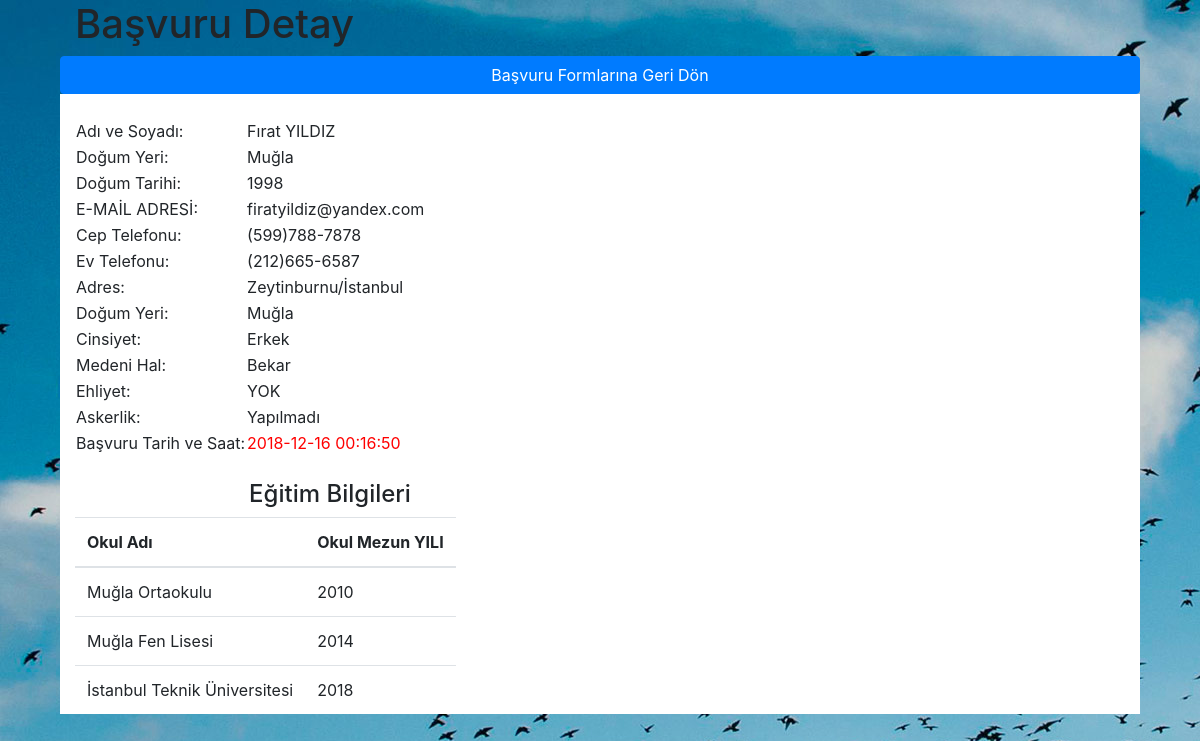
Page /admin/detay.php?id=127 on the committed database.
### tables this page shows
CREATE TABLE IF NOT EXISTS `basvuru` (
  `id` int(11) NOT NULL AUTO_INCREMENT,
  `adSoyad` varchar(50) DEFAULT NULL,
  `DogumYeri` varchar(50) DEFAULT NULL,
  `DogumTarihi` varchar(50) DEFAULT NULL,
  `mail` varchar(500) DEFAULT NULL,
  `CTelefon` varchar(50) DEFAULT NULL,
  `ETelefon` varchar(50) DEFAULT NULL,
  `Adres` varchar(500) DEFAULT NULL,
  `Cinsiyet` varchar(500) DEFAULT NULL,
  `MedeniHal` varchar(500) DEFAULT NULL,
  `Ehliyet` varchar(500) DEFAULT NULL,
  `Askerlik` varchar(500) DEFAULT NULL,
  `BasvuruTarihi` datetime DEFAULT CURRENT_TIMESTAMP,
  PRIMARY KEY (`id`)
);

CREATE TABLE IF NOT EXISTS `egitim` (
  `id` int(11) NOT NULL AUTO_INCREMENT,
  `okulAd` varchar(500) NOT NULL DEFAULT '0',
  `MezunYil` varchar(500) NOT NULL DEFAULT '0',
  PRIMARY KEY (`id`)
);

### admin/detay.php (the view, shortened to what this page needs)
<?php
require("../inc/fonk.php");
?>
<!DOCTYPE html>
<html lang="en">
<head>
    <link rel="stylesheet" href="css/bootstrap.min.css">
<body>
<form name="ogrenci" method="post" action="">
    <div class="container">
        <div class="col-md-12">
            <div class="col-md-6">
                <h1>Başvuru Detay</h1>
            </div>
        </div>
        <div class="col-md-12">
            <a style="text-align: center;" class="btn btn-primary btn-block" href="index.php">Başvuru Formlarına Geri
                Dön</a>
            <div class="tab-content">
                <div role="tabpanel" class="tab-pane active">
                    <br/>
                    <?php
                    if (isset($_GET["id"])) {
                        $id = $_GET["id"];
                        $sorgu = $baglanti->query("select * from basvuru where id=$id");
                        $sonuc = $sorgu->fetch_assoc();
                    } else
                        header("location:index.php");
                    ?>
                    <div class="col-md-6">
                        <table class="table-condensed">
                            <tr>
                                <td>Adı ve Soyadı:</td>
                                <td><?php echo $sonuc['adSoyad'] ?></td>
                            </tr>
                            <tr>
                                <td>Doğum Yeri:</td>
                                <td><?php echo $sonuc['DogumYeri'] ?></td>
                            </tr>
                            <tr>
                                <td>Doğum Tarihi:</td>
                                <td><?php echo $sonuc['DogumTarihi'] ?></td>
                            </tr>
                            <tr>
                                <td>E-MAİL ADRESİ:</td>
                                <td><?php echo $sonuc['mail'] ?></td>
                            </tr>
                            <tr>
                                <td>Cep Telefonu:</td>
                                <td><?php echo $sonuc['CTelefon'] ?></td>
                            </tr>
                            <tr>
                                <td>Ev Telefonu:</td>
                                <td><?php echo $sonuc['ETelefon'] ?></td>
                            </tr>
                            <tr>
                                <td>Adres:</td>
                                <td><?php echo $sonuc['Adres'] ?></td>
                            </tr>
                            <tr>
                                <td>Doğum Yeri:</td>
                                <td><?php echo $sonuc['DogumYeri'] ?></td>
                            </tr>
                            <tr>
                                <td>Cinsiyet:</td>
                                <td><?php echo $sonuc['Cinsiyet'] ?></td>
                            </tr>
                            <tr>
                                <td>Medeni Hal:</td>
                                <td><?php echo $sonuc['MedeniHal'] ?></td>
                            </tr>
                            <tr>
                                <td>Ehliyet:</td>
                                <td><?php echo $sonuc['Ehliyet'] ?></td>
                            </tr>
                            <tr>
                                <td>Askerlik:</td>
                                <td><?php echo $sonuc['Askerlik'] ?></td>
                            </tr>
                            <tr>
                                <td>Başvuru Tarih ve Saat:</td>
                                <td style="color:red;"><?php echo $sonuc['BasvuruTarihi'] ?></td>
                            </tr>
                        </table>
                        <br>
                        <h4 style="text-align:center;">Eğitim Bilgileri</h4>
                        <table class="table table-responsive">
                            <thead>
                            <th>Okul Adı</th>
                            <th>Okul Mezun YILI</th>
                            </thead>
                            <tbody>
                            <?php
                            $sorgu = $baglanti->query("select d.okulAd, d.MezunYil from egitim d inner join basvuruegitim od on od.egitimid=d.id inner join basvuru o on o.id=od.basvuruid where o.id=$id");
                            while ($sonuc = $sorgu->fetch_assoc()) {
                                ?>
                                <tr>
                                    <td><?php echo $sonuc['okulAd'] ?></td>
                                    <td><?php echo $sonuc['MezunYil'] ?></td>
                                </tr>
                                <?php
                            }
                            ?>
                            </tbody>
                        </table>
</form>
</body>
</html>

### admin/detay.php (style rules this page uses)
body { background-image: url('img/bg(4).jpg'); }

### rows in the picture
basvuru: adSoyad "Fırat YILDIZ", DogumYeri "Muğla", DogumTarihi "1998", mail "firatyildiz@yandex.com", CTelefon "(599)788-7878", ETelefon "(212)665-6587", Adres "Zeytinburnu/İstanbul", Cinsiyet "Erkek", MedeniHal "Bekar", Ehliyet "YOK", Askerlik "Yapılmadı", BasvuruTarihi "2018-12-16 00:16:50"
egitim: okulAd "Muğla Ortaokulu", MezunYil "2010"
egitim: okulAd "Muğla Fen Lisesi", MezunYil "2014"
egitim: okulAd "İstanbul Teknik Üniversitesi", MezunYil "2018"
